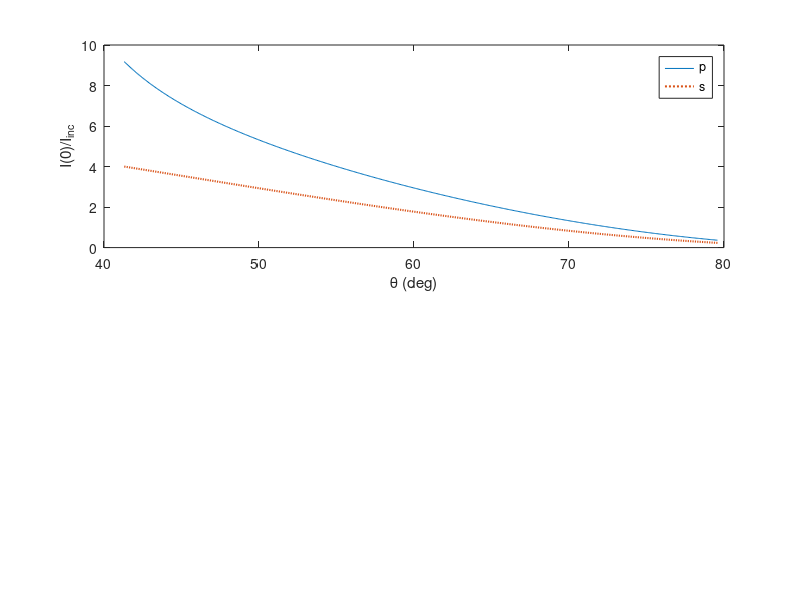

MATLAB code to generate this figure: (Note: this script raises an error after producing the figure.)
n1 = 1.515;            % 玻璃/物镜
n2 = 1.00;             % 样品 (水)
lambda0 = 0.532;       % um, Cy3 发射可用激发波长替代
NA = 1.49;             % 物镜 NA

n  = n2/n1;
thc = asind(n);                          % 临界角 (deg)
th_max = asind(min(NA/n1, 1));           % NA 限定的最大角
fprintf('theta_c = %.2f deg, theta_max(NA) = %.2f deg\n', thc, th_max);

th = linspace(thc+1e-3, th_max, 500);    % TIR 区间
t  = th*pi/180;

Is = 4*cos(t).^2 ./ (1 - n^2);
Ip = 4*cos(t).^2 .* (2*sin(t).^2 - n^2) ./ ...
     (n^4*cos(t).^2 + sin(t).^2 - n^2);

d  = lambda0/(4*pi) ./ sqrt(n1^2*sin(t).^2 - n2^2);   % 穿透深度(um)

figure;
subplot(2,1,1); plot(th,Ip,'-',th,Is,':','LineWidth',1.5);
xlabel('\theta (deg)'); ylabel('I(0)/I_{inc}');
legend('p','s'); xline(thc,'--'); grid on; title('界面倏逝强度');
subplot(2,1,2); plot(th,d*1000,'LineWidth',1.5);
xlabel('\theta (deg)'); ylabel('penetration depth (nm)'); grid on;


%% ===== 表观增强 vs 角度（修正版）=====
f_p     = 0.5;
sample  = 'beads';   % 'surface' | 'uniform' | 'layer' | 'shell'
h       = 0.5;         % um, 'layer'
z0      = 0.05;        % um, 'shell'
L       = 2.0;         % um, epi 等效采集深度（仅 ref='epi' 用）
R = 0.05;   % um, bead 半径 (100nm bead → 0.05)
ref     = 'epi';       % 'abs' = 绝对 I(0)/I_inc ; 'epi' = 相对落射

I0    = f_p*Ip + (1-f_p)*Is;            % p/s 加权界面强度

switch sample            % 轴向积分 ∫ρ e^{-z/d} dz  (单位 um, surface 无量纲)
     case 'surface', axial = ones(size(d)); Sepi = 1;
     case 'uniform', axial = d;             Sepi = L;
     case 'layer',   axial = d.*(1-exp(-h./d)); Sepi = h;
     case 'shell',   axial = exp(-z0./d);   Sepi = 1;   % 薄壳
     case 'sphere'                                              % 实心 bead
          % ∫(2Rz - z²)e^{-z/d}dz / (4R³/3)，逐角度数值积分
          axial = zeros(size(d));
          for k = 1:numel(d)
               zz = linspace(0, 2*R, 400);
               num = trapz(zz, (2*R*zz - zz.^2).*exp(-zz/d(k)));
               axial(k) = num / (4*R^3/3);
          end
          Sepi = 1;            % epi 下整球均匀照亮，归一化已含在分母
end

switch ref
    case 'abs',  S = I0 .* axial;          ylab = 'I(0)/I_{inc} \times 轴向因子';
    case 'epi',  S = I0 .* axial / Sepi;   ylab = 'TIRF/epi 增强倍数';
end

figure; plot(th, S, 'LineWidth', 2); hold on; xline(thc,'--');
xlabel('\theta (deg)'); ylabel(ylab);
title(sprintf('%s, f_p=%.2f, ref=%s', sample, f_p, ref)); grid on;

[Smax, im] = max(S);
fprintf('峰值 = %.2f, 峰位 = %.2f deg\n', Smax, th(im));
